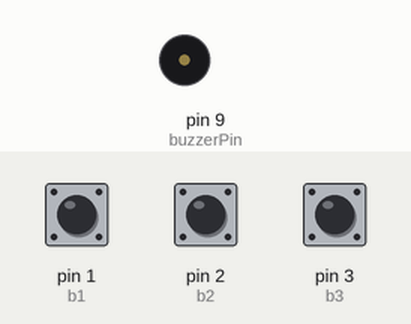
Simulated run of this sketch. Board: Arduino Uno, built with avr-gcc and run on an emulated ATmega328P. Parts: buzzer (waves = sounding). The test bench sets the inputs (shaded band); at power-on: pin 1 (b1) HIGH, pin 2 (b2) HIGH, pin 3 (b3) HIGH.

Above: at 1.2 s.
1.3 s: pin 1 (b1) pulled LOW for 0.15 s
At 1.42 s:
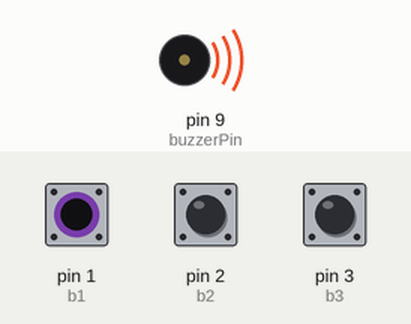
3.0 s: pin 1 (b1) pulled LOW for 3.2 s
At 6.8 s:
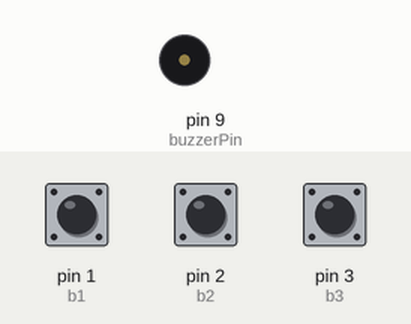
7.8 s: pin 2 (b2) pulled LOW for 3.2 s
At 9.1 s:
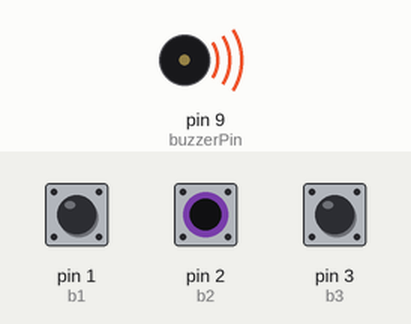
Timing chart, 0 to 12.6 s (numbered marks = the images above; inputs shaded):
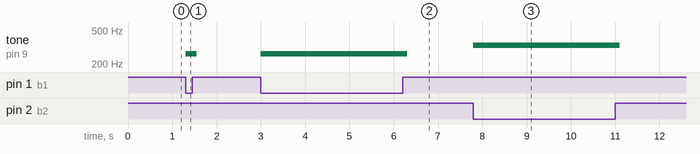

The sketch:

AR12_doremi.ino
```cpp
/*
 예제 9.1
 피에조 부저를 이용한 소리 출력
*/
const int b1 = 1;
const int b2 = 2;
const int b3 = 3;

int buzzerPin = 9;
int songLength = 16;

// 노래의 빠르기를 설정한다.
int tempo = 200;

void setup()
{
  // 부저핀을 출력으로 설정한다
  pinMode(buzzerPin, OUTPUT);

  pinMode(b1,INPUT_PULLUP);
  pinMode(b2,INPUT_PULLUP);
  pinMode(b3,INPUT_PULLUP);
}


void loop()
{
  // 부저 출력 시간에 사용할 변수 설정
  int duration;

  int a1 = digitalRead(b1);
  int a2 = digitalRead(b2);
  int a3 = digitalRead(b3);

  if(a1 == LOW){
    tone(buzzerPin,262,100);
  }

  if(a2 == LOW){
    tone(buzzerPin,330,100);
  }

  if(a3 == LOW){
    tone(buzzerPin,392,100);
  }

}

int frequency(char note){
  // 노래 데이터를 주파수 값으로 변경하기 위한 함수

  int i;
  // 음계의 갯수 설정
  int notes = 8;

  char names[] = { 'c', 'd', 'e', 'f', 'g', 'a', 'b', 'C' };
  int frequencies[] = {262, 294, 330, 349, 392, 440, 494, 523};

  // 노래 데이터를 주파수 값으로 변경하기 위해 반복하여 비교한다
  for (i = 0; i < notes; i++){
    if (names[i] == note){
      // 맞는 값을 찾았을 경우 이 값을 회신한다
      return(frequencies[i]);
    };
  };
  // 앞의 for문에서 맞는 값을 못찾았을 경우 0을 회신한다
  return(0);
}
```

Measured:
- after the input at 1.3 s, tone on pin 9 (buzzerPin): silent → 262 Hz at once, → silent 0.25 s later
- after the input at 3.0 s, tone on pin 9 (buzzerPin): silent → 262 Hz at once, → silent 3.3 s later
- after the input at 7.8 s, tone on pin 9 (buzzerPin): silent → 330 Hz at once, → silent 3.3 s later
